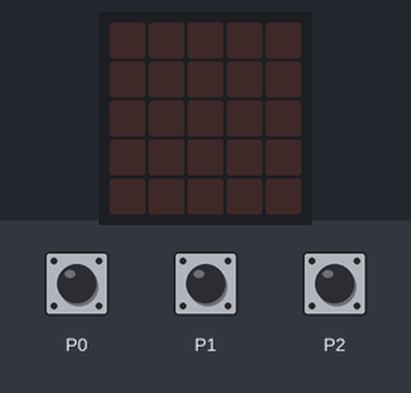
Simulated run of this program. Board: BBC micro:bit (MakeCode). Parts: the board's 5×5 LED display. The inputs (shaded band) are chosen by the test bench. Random numbers come from a fixed seed.

Above: at 1.2 s.
1.3 s: touch pin P0 pressed for 0.15 s
At 2.0 s:
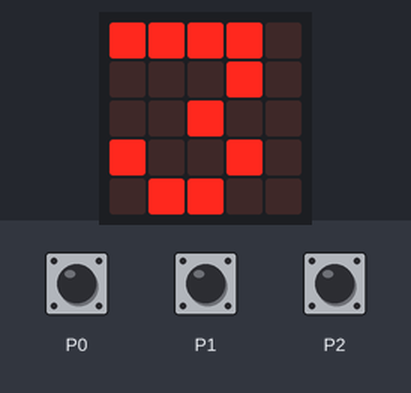
4.4 s: touch pin P1 pressed for 0.15 s
At 5.0 s:
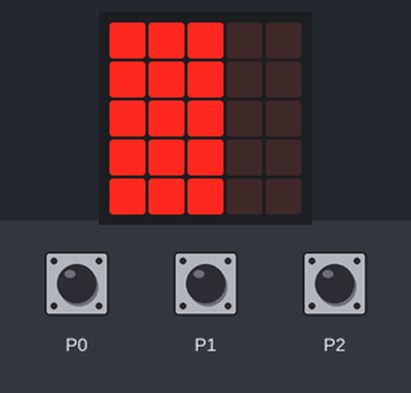
7.4 s: touch pin P2 pressed for 0.15 s
At 8.5 s:
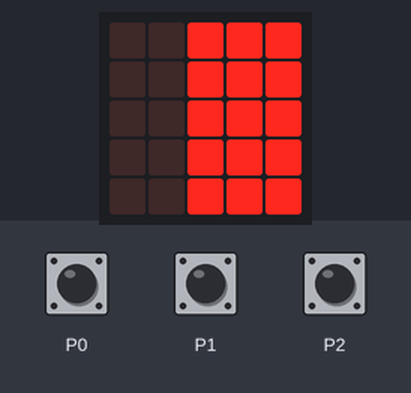
Timing chart, 0 to 10.4 s (numbered marks = the images above; inputs shaded):
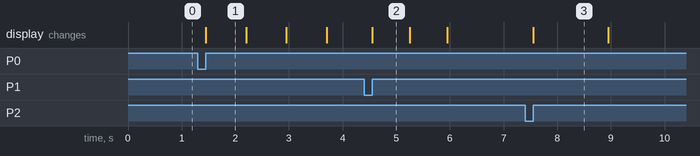

Measured:
- after the input at 1.3 s, the display: changes after 0.15 s (image 1)
- after the input at 7.4 s, the display: changes after 0.15 s (image 3)
- what the display in image 1 shows lasts 0.7 s, from 1.5 s to 2.2 s
- what the display in image 2 shows lasts 0.7 s, from 4.6 s to 5.3 s
- what the display in image 3 shows lasts 1.4 s, from 7.6 s to 9.0 s

The program:

main.ts
```typescript
let cont2 = 0
let cont1 = 0
input.onPinPressed(TouchPin.P0, function () {
    basic.showNumber(3)
    basic.showNumber(2)
    basic.showNumber(1)
    basic.clearScreen()
    basic.pause(randint(1000, 5000))
    basic.showLeds(`
        # # # # #
        # . # . #
        # # . # #
        # . # . #
        # # # # #
        `)
    basic.pause(500)
    basic.clearScreen()
})
input.onPinPressed(TouchPin.P2, function () {
    cont2 += 1
    basic.showLeds(`
        . . # # #
        . . # # #
        . . # # #
        . . # # #
        . . # # #
        `)
    basic.pause(1000)
    basic.clearScreen()
})
input.onPinPressed(TouchPin.P1, function () {
    cont1 += 1
    basic.showLeds(`
        # # # . .
        # # # . .
        # # # . .
        # # # . .
        # # # . .
        `)
    basic.pause(1000)
    basic.clearScreen()
})
basic.forever(function () {

})
```

test.ts
```typescript
// testes vão aqui; isto não será compilado quando este pacote for usado como uma extensão.
```
